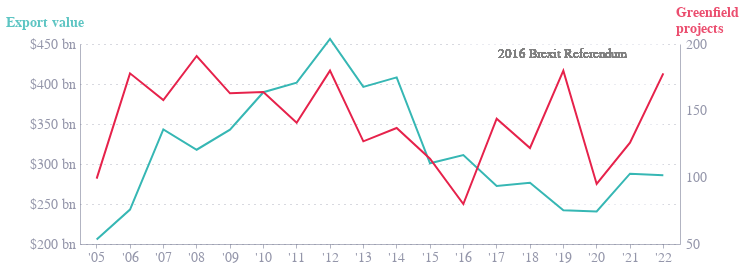

Notebook code for this chart:
### Code cell
# FINISH TOOLTIPS

left_axis = alt.Chart(fig_4_input).mark_line(color='#36b7b4').encode(
    x=alt.X('year_short', axis=alt.Axis(labelFontSize=14)),
    y=alt.Y('valueSFSG',
            scale=alt.Scale(domain=[200,450]), 
            axis=alt.Axis(labelExpr='"$" + datum.value + " bn"', 
                         labelFontSize=14, 
                         titleColor='#36b7b4',
                         tickCount=6,
                         title='Export value',
                         titleFontSize=14,
                         titleX=-75,
                         titleY=-15)),
    tooltip=[
        alt.Tooltip('year', title='Year'),
        alt.Tooltip('valueSFSG', title='Export value (billions USD)', format='$,.0f')
    ]
)

right_axis = alt.Chart(fig_4_input).mark_line(color='#e6224b').encode(
    x=alt.X('year_short', axis=alt.Axis(labelFontSize=14)),
    y=alt.Y('tngf',
            scale=alt.Scale(domain=[50,200]), 
            axis=alt.Axis(labelExpr='datum.value', 
                         labelFontSize=14, 
                         titleColor='#e6224b',
                         tickCount=3,
                         title=['Greenfield', 'projects'],
                         titleFontSize=14,
                         titleX=-5,
                         titleY=-25),
            ),
    tooltip=[
        alt.Tooltip('year', title='Year'),
        alt.Tooltip('tngf', title='Greenfield projects')
    ]
)

shading = alt.Chart(fig_4_input).mark_rect(
    color='#f6f6f6'
).encode(
    x=alt.datum("'16"),
    x2=alt.datum("'22"),
    fillOpacity=alt.value(0.1)
)

text = alt.Chart(fig_4_input).mark_text(
    align='left',
    dx=35,
    dy=-90,
    color='gray',
    fontSize=13
).encode(
    x=alt.datum("'16"),
    text=alt.value('2016 Brexit Referendum')
)

fig_4_chart_2 = alt.layer(shading, left_axis, right_axis, text).resolve_scale(y='independent').properties(height=200, width=600)

fig_4_chart_2

### Figure 1 — Vega-Lite specification as saved in the notebook (floating-point values rounded to 4 significant figures)
{"config": {"font": "Circular Std", "text": {"color": "#676A86", "align": "left", "baseline": "middle", "dx": 7, "dy": 0, "fontSize": 11}, "view": {"stroke": null, "continuousWidth": 400, "continuousHeight": 300, "discreteWidth": 400, "discreteHeight": 300}, "range": {"category": ["#36B7B4", "#E6224B", "#F4C245", "#0063AF", "#00A767", "#179FDB", "#EB5C2E"], "diverging": ["#E6224B", "#E54753", "#C9C9C9", "#179FDB", "#122B39"], "heatmap": ["#C9C9C9", "#179FDB", "#0063AF", "#122B39"], "ordinal": ["#00A767", "#36B7B4", "#179FDB", "#0063AF", "#243B5A"]}, "bar": {"color": "#179fdb"}, "line": {"color": "#e6224b"}, "rule": {"color": "#676A86"}, "area": {"opacity": 0.3}, "point": {"filled": true, "size": 80, "color": "#e6224b", "opacity": 0.95}, "geoshape": {"stroke": "white", "strokeWidth": 0.3}, "rect": {"fill": "#d6d4d4", "opacity": 0.3}, "axis": {"labelColor": "#676A86", "labelFontSize": 11, "labelFont": "Circular Std", "labelOpacity": 0.7, "tickColor": "#676A86", "tickOpacity": 0.5, "domainColor": "#676A86", "domainOpacity": 0.5, "gridColor": "#676A86", "gridDash": [2, 2], "gridOpacity": 0.5, "title": null, "titleColor": "#676A86", "titleOpacity": 0.8, "tickSize": 4}, "axisXDiscrete": {"grid": false, "labelAngle": 0, "tickCount": 10, "tickOpacity": 0.5, "title": null}, "axisYDiscrete": {"ticks": false, "labelPadding": 5}, "axisXTemporal": {"grid": false, "ticks": true}, "axisXQuantitative": {"grid": true}, "axisYQuantitative": {"gridColor": "#676A86", "gridDash": [1, 5], "gridOpacity": 0.5, "ticks": false, "labelPadding": 5, "tickCount": 8, "titleAngle": 0, "titleAlign": "left", "titleBaseline": "bottom", "titleX": 0, "titleY": -5}, "title": {"color": "#676A86E6", "subtitleColor": "#676A86", "font": "Circular Std", "subtitleFont": "Circular Std", "anchor": "start", "fontSize": 14, "subtitleFontSize": 12, "subtitlePadding": 4, "offset": 0, "frame": "group"}, "legend": {"titleColor": "#122b39", "title": null, "labelColor": "#122b39", "labelFontSize": 11}}, "layer": [{"mark": {"type": "rect", "color": "#f6f6f6"}, "encoding": {"fillOpacity": {"value": 0.1}, "x": {"datum": "'16"}, "x2": {"datum": "'22"}}}, {"mark": {"type": "line", "color": "#36b7b4"}, "encoding": {"tooltip": [{"field": "year", "title": "Year", "type": "nominal"}, {"field": "valueSFSG", "format": "$,.0f", "title": "Export value (billions USD)", "type": "quantitative"}], "x": {"axis": {"labelFontSize": 14}, "field": "year_short", "type": "nominal"}, "y": {"axis": {"labelExpr": "\"$\" + datum.value + \" bn\"", "labelFontSize": 14, "tickCount": 6, "title": "Export value", "titleColor": "#36b7b4", "titleFontSize": 14, "titleX": -75, "titleY": -15}, "field": "valueSFSG", "scale": {"domain": [200, 450]}, "type": "quantitative"}}}, {"mark": {"type": "line", "color": "#e6224b"}, "encoding": {"tooltip": [{"field": "year", "title": "Year", "type": "nominal"}, {"field": "tngf", "title": "Greenfield projects", "type": "quantitative"}], "x": {"axis": {"labelFontSize": 14}, "field": "year_short", "type": "nominal"}, "y": {"axis": {"labelExpr": "datum.value", "labelFontSize": 14, "tickCount": 3, "title": ["Greenfield", "projects"], "titleColor": "#e6224b", "titleFontSize": 14, "titleX": -5, "titleY": -25}, "field": "tngf", "scale": {"domain": [50, 200]}, "type": "quantitative"}}}, {"mark": {"type": "text", "align": "left", "color": "gray", "dx": 35, "dy": -90, "fontSize": 13}, "encoding": {"text": {"value": "2016 Brexit Referendum"}, "x": {"datum": "'16"}}}], "data": {"name": "data-6eacd7716833945f26429484d0bdb0c2"}, "height": 200, "resolve": {"scale": {"y": "independent"}}, "width": 600, "$schema": "https://vega.github.io/schema/vega-lite/v5.20.1.json", "datasets": {"data-6eacd7716833945f26429484d0bdb0c2": [{"originid": "GB", "destination": "World", "year": "2005", "valueSFSG": 205.6, "tnma": 733.0, "tngf": 99.0, "year_short": "'05"}, {"originid": "GB", "destination": "World", "year": "2006", "valueSFSG": 243.1, "tnma": 987.0, "tngf": 178.0, "year_short": "'06"}, {"originid": "GB", "destination": "World", "year": "2007", "valueSFSG": 343.3, "tnma": 1049.0, "tngf": 158.0, "year_short": "'07"}, {"originid": "GB", "destination": "World", "year": "2008", "valueSFSG": 317.8, "tnma": 865.0, "tngf": 191.0, "year_short": "'08"}, {"originid": "GB", "destination": "World", "year": "2009", "valueSFSG": 342.8, "tnma": 695.0, "tngf": 163.0, "year_short": "'09"}, {"originid": "GB", "destination": "World", "year": "2010", "valueSFSG": 389.7, "tnma": 603.0, "tngf": 164.0, "year_short": "'10"}, {"originid": "GB", "destination": "World", "year": "2011", "valueSFSG": 401.8, "tnma": 598.0, "tngf": 141.0, "year_short": "'11"}, {"originid": "GB", "destination": "World", "year": "2012", "valueSFSG": 456.4, "tnma": 619.0, "tngf": 180.0, "year_short": "'12"}, {"originid": "GB", "destination": "World", "year": "2013", "valueSFSG": 396.3, "tnma": 854.0, "tngf": 127.0, "year_short": "'13"}, {"originid": "GB", "destination": "World", "year": "2014", "valueSFSG": 408.3, "tnma": 1008.0, "tngf": 137.0, "year_short": "'14"}, {"originid": "GB", "destination": "World", "year": "2015", "valueSFSG": 300.9, "tnma": 1741.0, "tngf": 114.0, "year_short": "'15"}, {"originid": "GB", "destination": "World", "year": "2016", "valueSFSG": 311.2, "tnma": 2304.0, "tngf": 80.0, "year_short": "'16"}, {"originid": "GB", "destination": "World", "year": "2017", "valueSFSG": 272.5, "tnma": 2296.0, "tngf": 144.0, "year_short": "'17"}, {"originid": "GB", "destination": "World", "year": "2018", "valueSFSG": 276.6, "tnma": 2817.0, "tngf": 122.0, "year_short": "'18"}, {"originid": "GB", "destination": "World", "year": "2019", "valueSFSG": 242.0, "tnma": 3313.0, "tngf": 180.0, "year_short": "'19"}, {"originid": "GB", "destination": "World", "year": "2020", "valueSFSG": 240.8, "tnma": 2964.0, "tngf": 95.0, "year_short": "'20"}, {"originid": "GB", "destination": "World", "year": "2021", "valueSFSG": 287.9, "tnma": 2803.0, "tngf": 126.0, "year_short": "'21"}, {"originid": "GB", "destination": "World", "year": "2022", "valueSFSG": 286.0, "tnma": 2825.0, "tngf": 178.0, "year_short": "'22"}]}}
